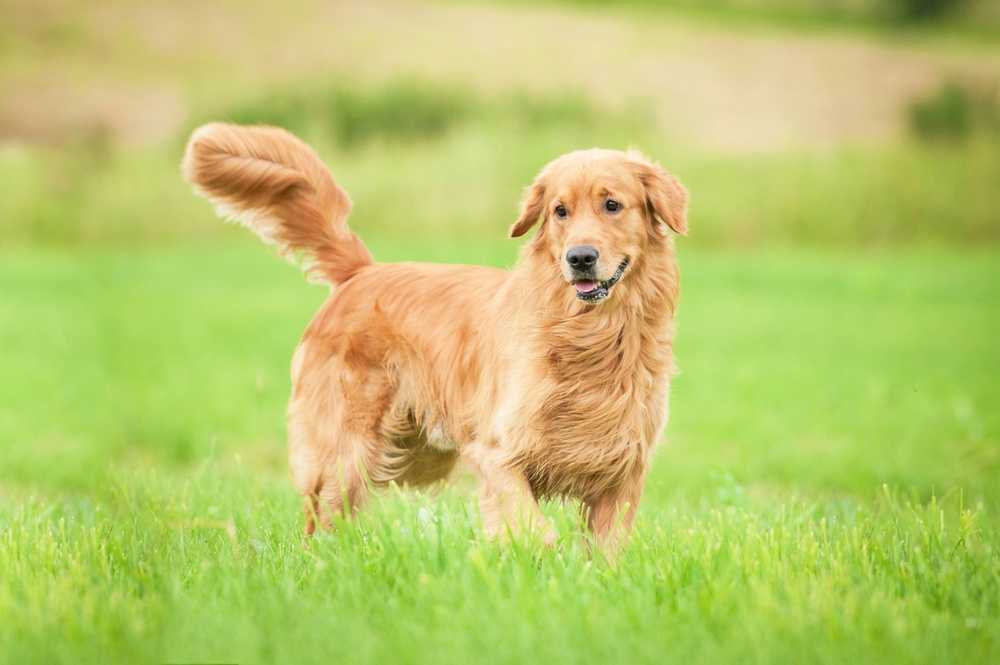
#> input picture imagens/lab1_3.jpeg, 1000 x 665 px, shrunk from 2500 x 1663 before the run, found by its file name
$ jupyter execute Lab2.ipynb
#> lines starting #> are read from the running program, lines starting #| are printed output that depends on the picture
# Segundo relatório de processamento digital de imagens

[cell 1]
import numpy as np
import cv2 as cv
import time

### Experimento 1

##### Responda: por que a janela aberta não mostra a imagem colorida?    isso acontece por causa da flag de leitura cv.imread('imagens\lab1_3.jpeg',0) no open cv temos 3 flags de leitura sendo eles

| Valor | Constante             | Resultado                 |
| ----- | --------------------- | ------------------------- |
| 1     | `cv.IMREAD_COLOR`     | Carrega colorida (padrão) |
| 0     | `cv.IMREAD_GRAYSCALE` | Carrega em cinza          |
| -1    | `cv.IMREAD_UNCHANGED` | Mantém canal alpha        |

[cell 2]
img = cv.imread('imagens\lab1_3.jpeg',0)
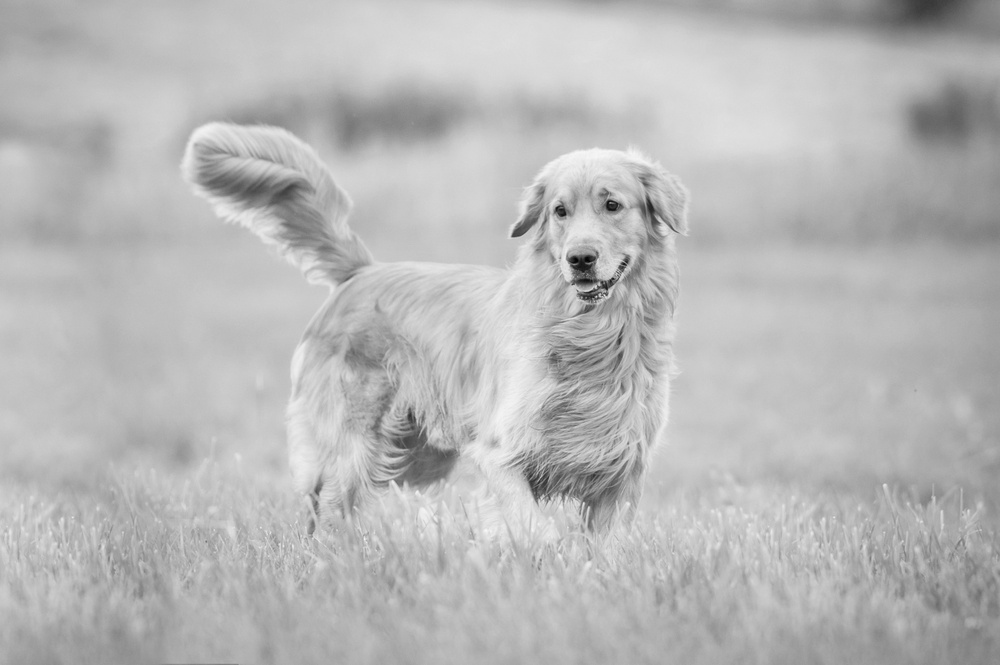
#> img: shape (665, 1000); min 0, max 247, mean 184
cv.imshow('image',img)
k = cv.waitKey(0)
#> (key q is pressed here)
if k == 27:         # wait for ESC key to exit
    cv.destroyAllWindows()
elif k == ord('s'): # wait for 's' key to save and exit
    cv.imwrite('imagens\Smessigray.png',img)
    cv.destroyAllWindows()

### Experimento 2

##### nesse exercicio foi solicitado para que o video ficasse mais rápido ou mais lendo, mas na forma que o código foi construido tudo vai depender da quantidade atualização de captura de imagem que esta sendo realizado pelo comando (time.sleep(1/25.0)) sendo assim diminuindo ou aumentando o espaço de captura teremos uma imagem mais fluida ou não

##### para realizar tudo que foi solicitado iremos transforma a exepção do video em uma função com uma variavel ... e iremos chamo-lo duas vezes, uma com uma velocidade mais rapida e outra mais lenta

[cell 3]
def mostra_video (caminho, tempo):

#> called with caminho = 'videos\\lab2.mp4', tempo = 0.2
    cap = cv.VideoCapture(caminho)

    while(cap.isOpened()):
        ret, frame = cap.read()
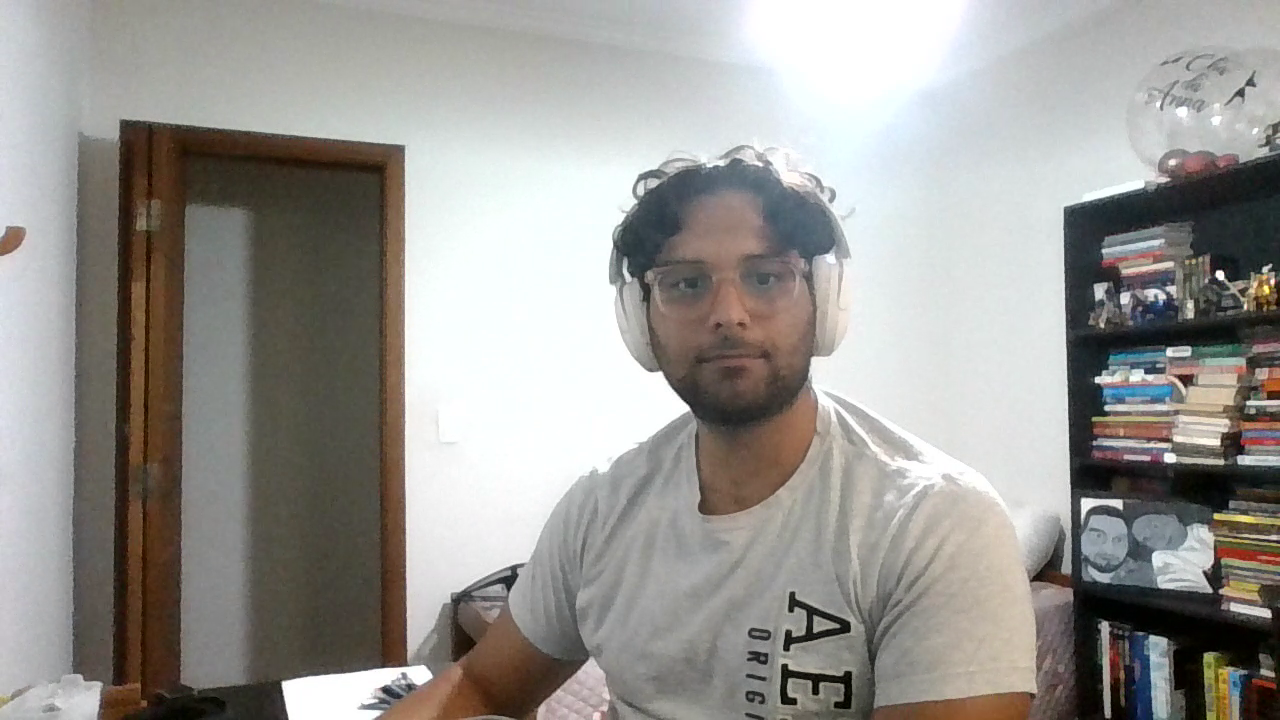
#> input picture frame 7 of videos/lab2.mp4, 1280 x 720 px
#> frame is the input picture: shape (720, 1280, 3); mean B, G, R 147.2, 151.3, 153.4

        if ret==True:
            # show the frame
            cv.imshow('frame',frame)

            #wait next frame by 40ms - 25fps
            time.sleep(tempo)

            if cv.waitKey(1) & 0xFF == ord('q'):
#> (key q is pressed here)
                break
        else:
            break

    cap.release()
    cv.destroyAllWindows()

mostra_video('videos\lab2.mp4',1/5.0)
mostra_video('videos\lab2.mp4',1/300.0)
#> (key x is pressed here)

### Experimento 3

#### para salvar qualquer imagem pasta acrecentar ao código a função de captura do open cv  -----cv.imwrite("imagens/foto1.png", frame) caso seja necessario salvar varias fotos é importante tornar o nome da foto uma variavel.

[cell 4]
# ==========================================================
#  ABRIR A CÂMERA
# ==========================================================
cap = cv.VideoCapture(0)

if not cap.isOpened():
    print("Cannot open camera")
    exit()

print("Pressione 'x' para salvar a foto.")
print("Pressione 'q' para sair.")

# ==========================================================
#  LOOP DE CAPTURA
# ==========================================================
while True:

    # Captura frame da câmera
    ret, frame = cap.read()

    # Verifica se capturou corretamente
    if not ret:
        print("Erro ao capturar frame.")
        break

    # Mostra imagem na tela
    cv.imshow('Camera', frame)

    # ======================================================
    #  CAPTURA TECLA
    # ======================================================
    tecla = cv.waitKey(1) & 0xFF
#> (key q is pressed here)

    # Se tecla 'x' for pressionada
    if tecla == ord('x'):
        cv.imwrite("imagens/foto1.png", frame)
        print("📸 Foto salva como foto1.png")

    # Se tecla 'q' for pressionada
    elif tecla == ord('q'):
        print("Encerrando programa...")
        break


# ==========================================================
# S LIBERAR RECURSOS
# ==========================================================
cap.release()
cv.destroyAllWindows()

### Experimento 4

#### o programa esta mostrando o video invertido pelo comando frame = cv.flip(frame, 0) .... esse comandio pode exibir o video de tres formas

| Valor | Tipo de Flip                    |
| ----- | ------------------------------- |
| 0     | Vertical (de cabeça para baixo) |
| 1     | Horizontal (espelhado)          |
| -1    | Ambos                           |

[cell 5]
# ==========================================================
#  ABRIR CÂMERA
# ==========================================================
cap = cv.VideoCapture(0)

if not cap.isOpened():
    print("Erro ao abrir câmera")
    exit()

# ==========================================================
# OBTER DIMENSÕES
# ==========================================================
width = int(cap.get(cv.CAP_PROP_FRAME_WIDTH))
height = int(cap.get(cv.CAP_PROP_FRAME_HEIGHT))

# ==========================================================
# OBTER FPS REAL DA CÂMERA
# ==========================================================
fps = cap.get(cv.CAP_PROP_FPS)

if fps == 0:
    fps = 30.0  # valor padrão seguro

print(f"Gravando com FPS = {fps}")

# ==========================================================
# CONFIGURAR VIDEO WRITER
# ==========================================================
fourcc = cv.VideoWriter_fourcc(*'XVID')
out = cv.VideoWriter('videos/saida.avi', fourcc, fps, (width, height))

# ==========================================================
# LOOP DE CAPTURA
# ==========================================================
while cap.isOpened():

    ret, frame = cap.read()

    if not ret:
        print("Erro ao capturar frame")
        break

    # NÃO aplicar flip (imagem normal)
    out.write(frame)

    cv.imshow('frame', frame)

    if cv.waitKey(1) & 0xFF == ord('q'):
#> (key q is pressed here)
